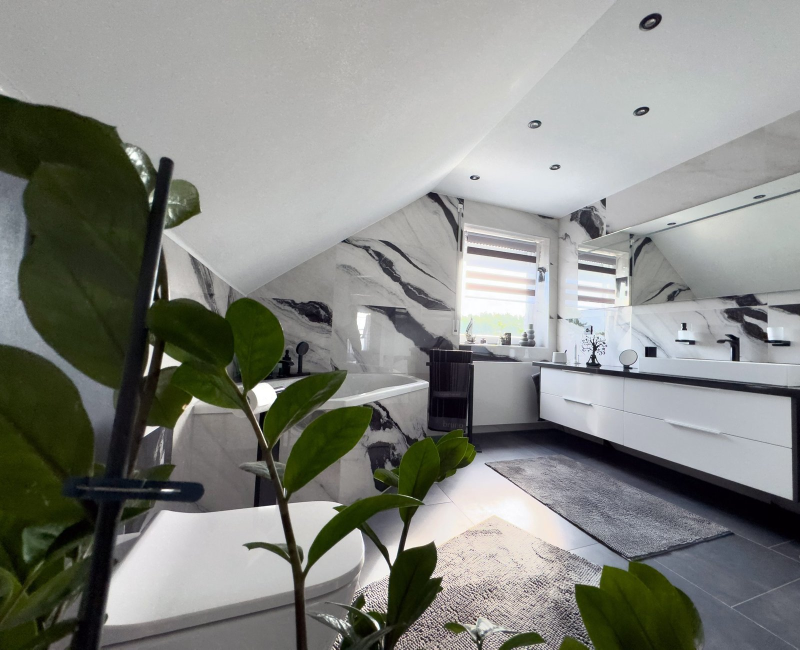
#> input picture bad-serie/fotos/Mair_Bad_6a435537.jpg, 1600 x 1299 px, given in place of mair-logo.png, which was not available (shown at 1/2 size)
$ python l46_altbau.py ../../bad-serie/fotos/Mair_Bad_6a435537.jpg
#> lines starting #> are read from the running program, lines starting #| are printed output that depends on the picture; after the words box and inside, x2 and y2 are one past the last pixel; in counts of white or black regions, pixels touching at a corner belong together; pictures that were not available may be replaced by others from this repository, and a replacement may not be noted
### werkzeuge/alt7/kit.py
import os, sys, json, math, subprocess
import numpy as np
from PIL import Image, ImageDraw, ImageFont, ImageFilter, ImageOps

W, H, FPS = 1080, 1920, 30
REPO = '/home/claude/mair-videos-public-create'
HERE = os.path.dirname(os.path.abspath(__file__))
FD = '/usr/share/fonts/opentype/inter/'
BLACK = FD + 'Inter-Black.otf'; XB = FD + 'Inter-ExtraBold.otf'; BOLD = FD + 'InterDisplay-Bold.otf'
SEMI = FD + 'Inter-SemiBold.otf'; REG = FD + 'Inter-Regular.otf'; MED = FD + 'Inter-Medium.otf'
DJ = '/usr/share/fonts/truetype/dejavu/'
SERIF = DJ + 'DejaVuSerif.ttf'; SERIFB = DJ + 'DejaVuSerif-Bold.ttf'; SERIFI = DJ + 'DejaVuSerif-Italic.ttf'
SERIFBI = DJ + 'DejaVuSerif-BoldItalic.ttf'; MONO = DJ + 'DejaVuSansMono-Bold.ttf'; COND = DJ + 'DejaVuSansCondensed-Bold.ttf'
_fc = {}
# [4 lines left out: function F, not called in this run]

GREEN = (80, 144, 24); LIME = (150, 200, 40); NAVY = (12, 24, 40); WHITE = (255, 255, 255); INK = (28, 30, 34)

_L = Image.open(HERE + '/../ds/project/assets/Logos/mair-logo.png').convert('RGBA')
_la = np.asarray(_L).astype(float); _la[_la[..., 3] < 70, 3] = 0
LOGO = Image.fromarray(np.uint8(_la), 'RGBA')
_g = (abs(_la[..., 0] - _la[..., 1]) < 18) & (abs(_la[..., 1] - _la[..., 2]) < 18) & (_la[..., 0] < 200)
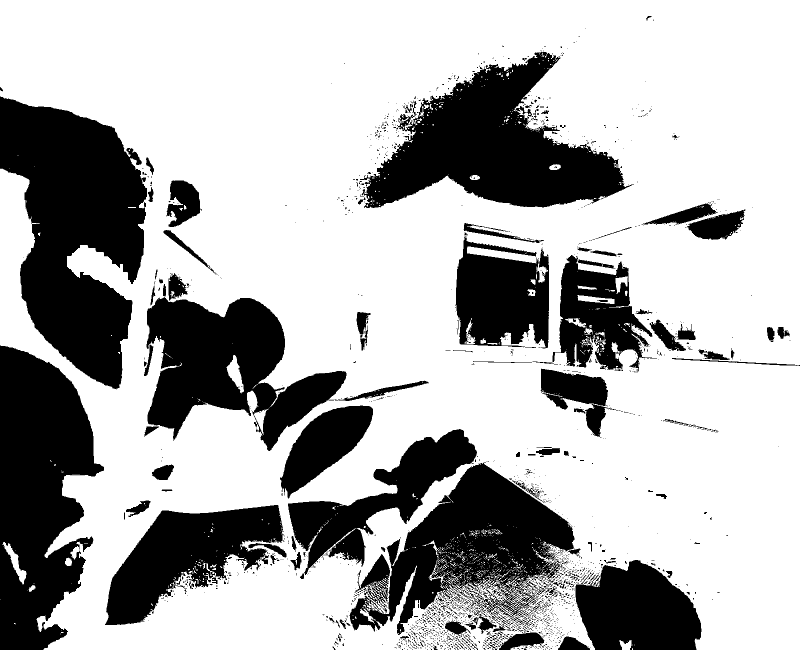
#> _g: shape (1299, 1600) bool (shown at 1/2 size); 69.2% white; 1909 black regions (1729 under 20 px), largest, box (x1, y1, x2, y2) and area: (0, 193, 294, 779) 106749, (0, 691, 208, 1299) 85340, (720, 104, 1267, 416) 82274
_la2 = _la.copy(); _la2[_g, :3] = 245
#> after `_la2[_g, :3] = 245`:
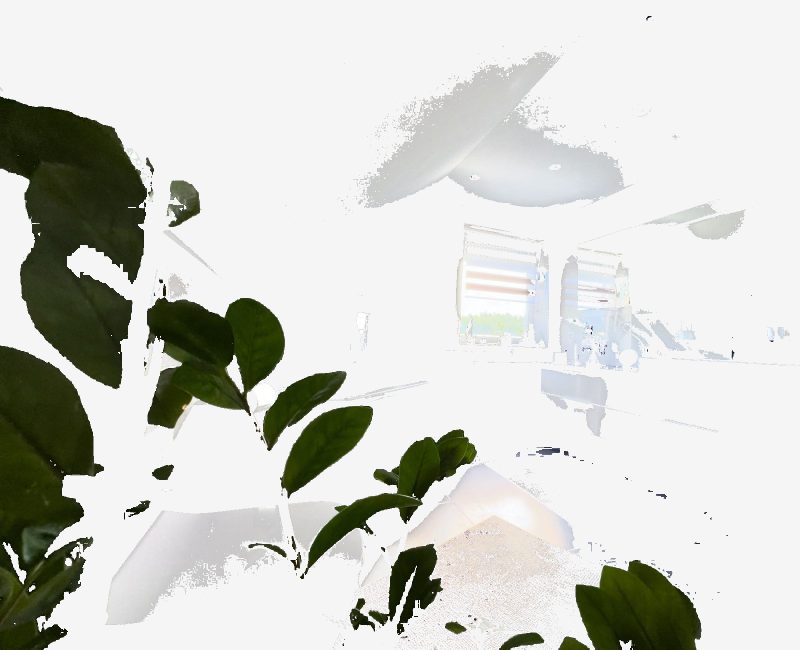
#> _la2: shape (1299, 1600, 4) float64 (shown at 1/2 size); mean R, G, B, A 206.4, 207.8, 202, 255
LOGOW = Image.fromarray(np.uint8(_la2), 'RGBA')
def logo(w, white=False):
    L = LOGOW if white else LOGO
    return L.resize((int(w), int(w * L.height / L.width)), Image.LANCZOS)

def clamp(x, a=0.0, b=1.0): return max(a, min(b, x))
def ease(x): x = clamp(x); return x * x * (3 - 2 * x)
def eout(x): x = clamp(x); return 1 - (1 - x) ** 3
def back(x):
    x = clamp(x); c1 = 1.70158; c3 = c1 + 1
    return 1 + c3 * (x - 1) ** 3 + c1 * (x - 1) ** 2
def lerp(a, b, k): return a + (b - a) * k

def load(p): return Image.open(p if p.startswith('/') else os.path.join(REPO, p)).convert('RGB')
# [7 lines left out: function cover, not called in this run]

class Clip:
    """frames of a video section, pre-extracted to jpg"""
    def __init__(self, src, start, dur, name, w, h, speed=1.0):
        self.dir = os.path.join(HERE, 'clips', name); self.n = int(dur * FPS)
        if not os.path.exists(os.path.join(self.dir, f'{self.n:04d}.jpg')):
            os.makedirs(self.dir, exist_ok=True)
            vf = f"setpts=PTS/{speed},fps={FPS},scale={w}:{h}:force_original_aspect_ratio=increase,crop={w}:{h}"
            subprocess.run(['ffmpeg', '-v', 'error', '-y', '-ss', str(start), '-i', src if src.startswith('/') else os.path.join(REPO, src),
                            '-t', str(dur / speed * speed), '-vf', vf, '-frames:v', str(self.n + 1), '-q:v', '3', self.dir + '/%04d.jpg'], check=True)
        self.files = sorted(f for f in os.listdir(self.dir) if f.endswith('.jpg'))
    def at(self, t):
        i = int(clamp(t * FPS, 0, len(self.files) - 1)); return Image.open(os.path.join(self.dir, self.files[i])).convert('RGB')

class Track:
    """sentence timing from durations; words with char-proportional timing"""
    def __init__(self, sents, durs, start=0.4, gaps=None, tail=1.6):
#> called with start = 0.5, tail = 1.8
        self.S = []; t = start
        for i, (s, d) in enumerate(zip(sents, durs)):
            words = s.split(); tot = sum(len(w) + 1 for w in words); ws = []; c = t
            for w in words:
                wd = d * (len(w) + 1) / tot; ws.append((c, wd, w)); c += wd
            self.S.append(dict(t0=t, t1=t + d, text=s, words=ws))
            g = gaps[i] if gaps and i < len(gaps) else 0.45
            t += d + g
        self.end = self.S[-1]['t1'] + tail
        self.vo = []
    def st(self, i): return self.S[i]['t0']
    def en(self, i): return self.S[i]['t1']
    # [9 lines left out: functions cur, word, not called in this run]
    def placements(self): return [[s['t0']] for s in self.S]

# [14 lines left out: functions shadow, paste_rot, not called in this run]

def round_mask(w, h, r):
    m = Image.new('L', (int(w), int(h)), 0); ImageDraw.Draw(m).rounded_rectangle([0, 0, int(w) - 1, int(h) - 1], r, fill=255); return m

def tw(d, s, f): return d.textlength(s, font=f)

# [8 lines left out: function wrap, not called in this run]

def grain(img, amt=7, seed=0):
    rng = np.random.default_rng(seed); a = np.asarray(img).astype(np.int16)
    n = rng.integers(-amt, amt + 1, size=a.shape[:2], dtype=np.int16)[..., None]
    return Image.fromarray(np.clip(a + n, 0, 255).astype(np.uint8))

# [13 lines left out: functions render, encode, not called in this run]

### werkzeuge/alt7/l46_altbau.py
# L46 Faktencheck: Zitatkarte, roter Stempel STIMMT NICHT, Kino-Breitbild-Band, Checkliste die sich fuellt
from kit import *
S = ["Wärmepumpe im Altbau? Vergiss es.", "Stimmt nicht.", "Vier Zeichen, dass es bei dir klappt.",
     "Erstens: Deine Heizkörper werden auch mit fünfundfünfzig Grad Vorlauf warm.",
     "Zweitens: Dein Verbrauch ist bekannt, die Heizlast lässt sich sauber berechnen.",
     "Drittens: Draußen ist Platz für das Außengerät.", "Viertens: Fenster oder Dach wurden schon mal erneuert.",
     "Wir prüfen dein Haus vor Ort. Maier Gebäudetechnik."]
D = [2.688, 0.543, 1.705, 4.25, 4.527, 2.478, 2.764, 3.264]
TR = Track(S, D, start=0.5, gaps=[0.25, 0.55, 0.5, 0.5, 0.5, 0.5, 0.6], tail=1.8)
BG0 = (13, 21, 37)
C_WP = Clip('Mair_Reel_Kurz_altbau.mp4', 0.0, 7.0, 'ab_wp', 1080, 1920)
ITEMS = [('Heizkörper werden mit', 'ca. 55 °C Vorlauf warm'), ('Verbrauch bekannt,', 'Heizlast berechenbar'),
         ('Platz für das', 'Außengerät'), ('Fenster oder Dach', 'schon erneuert')]

def bgimg():
    im = Image.new('RGB', (W, H), BG0); a = np.asarray(im).astype(float)
#> after `im = Image.new('RGB', (W, H), BG0)`:
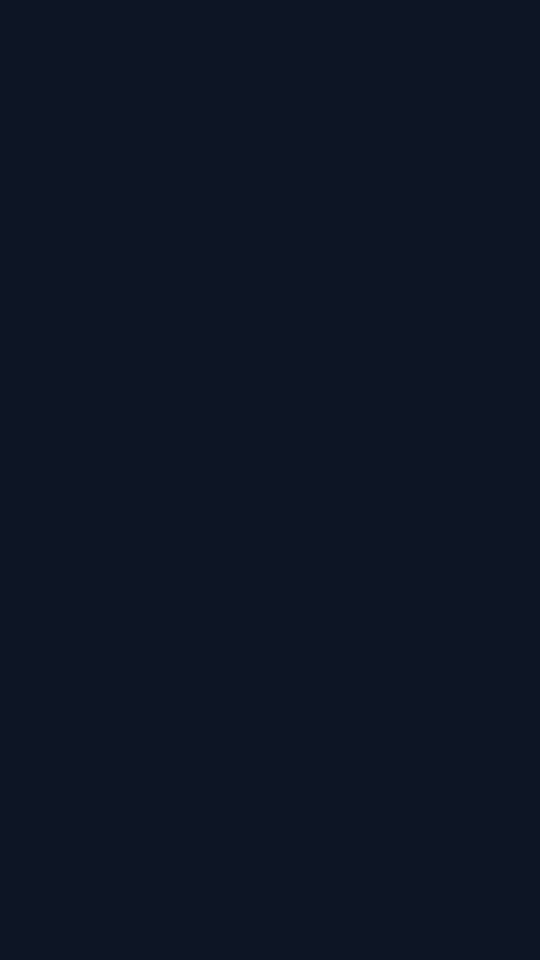
#> im: PIL image 1080x1920 RGB (shown at 1/2 size); mean R, G, B 13, 21, 37
#> after `a = np.asarray(im).astype(float)`:
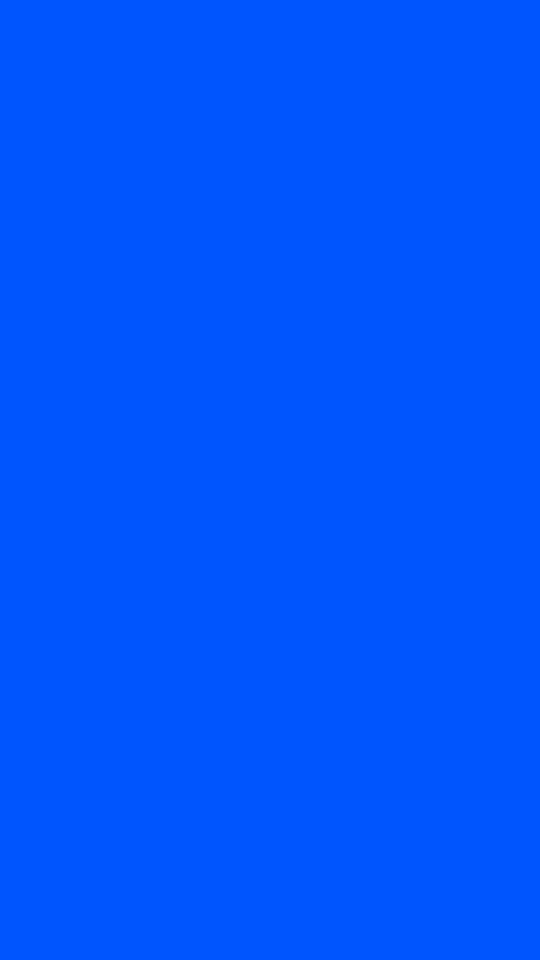
#> a: shape (1920, 1080, 3) float64 (shown at 1/2 size); mean R, G, B 13, 21, 37; drawn with min black and max white
    yy, xx = np.mgrid[0:H, 0:W]; r = np.sqrt(((xx - 540) / 900) ** 2 + ((yy - 900) / 1300) ** 2)
    a *= (1.15 - 0.45 * np.clip(r, 0, 1))[..., None]
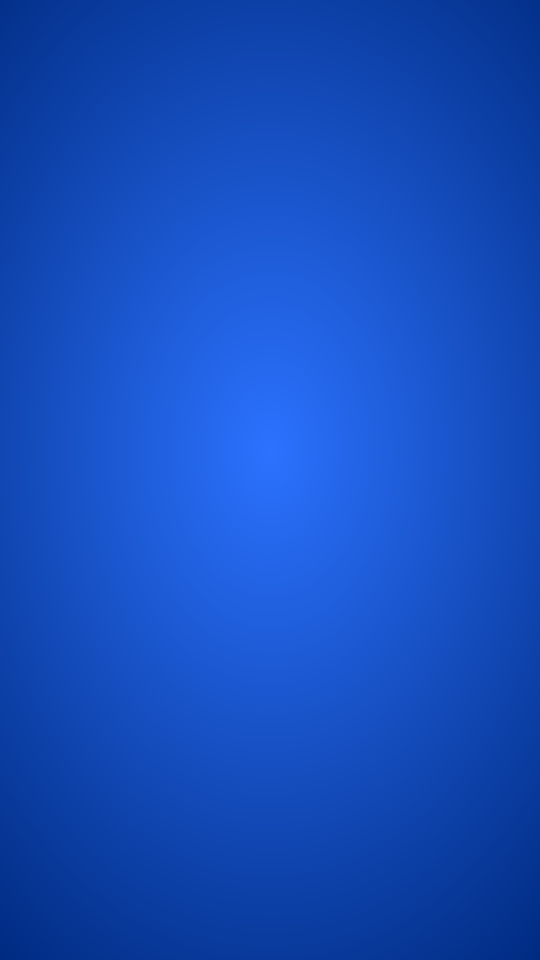
#> a: shape (1920, 1080, 3) float64 (shown at 1/2 size); mean R, G, B 11.9, 19.3, 34; drawn with min black and max white
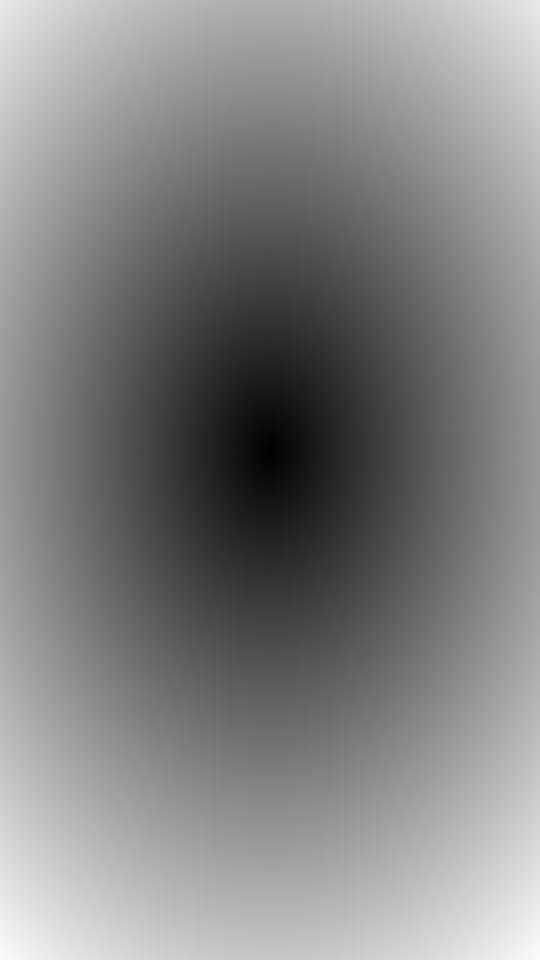
#> r: shape (1920, 1080) float64 (shown at 1/2 size); min 0, max 0.987, mean 0.515
    return grain(Image.fromarray(np.clip(a, 0, 255).astype(np.uint8)), 4, 3)
BG = bgimg()

# [80 lines left out: functions band, frame, not called in this run]

if __name__ == '__main__':
    if sys.argv[1] == 'render': render('AB', frame, TR.end)
    elif sys.argv[1] == 'still':
        for x in sys.argv[2:]: frame(float(x)).save(f'{HERE}/prev_AB_{x}.jpg', quality=85)
    elif sys.argv[1] == 'info': print(TR.end, [round(s['t0'], 2) for s in TR.S])

$ run again, on bad-serie/fotos/Mair_Bad_8c3473ed.jpg
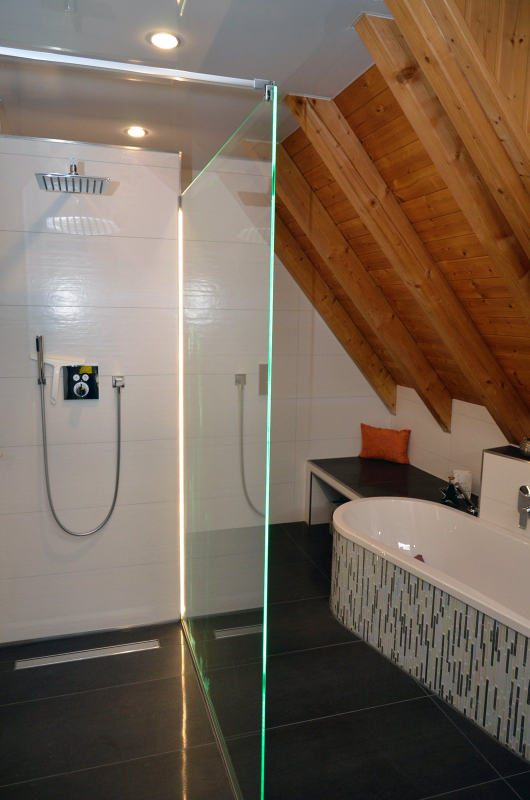
#> input picture bad-serie/fotos/Mair_Bad_8c3473ed.jpg, 1060 x 1600 px, given in place of mair-logo.png, which was not available (shown at 1/2 size)
#> `_g = (abs(_la[..., 0] - _la[..., 1]) < 18) & (abs(_la[..., 1] - _la[....`:
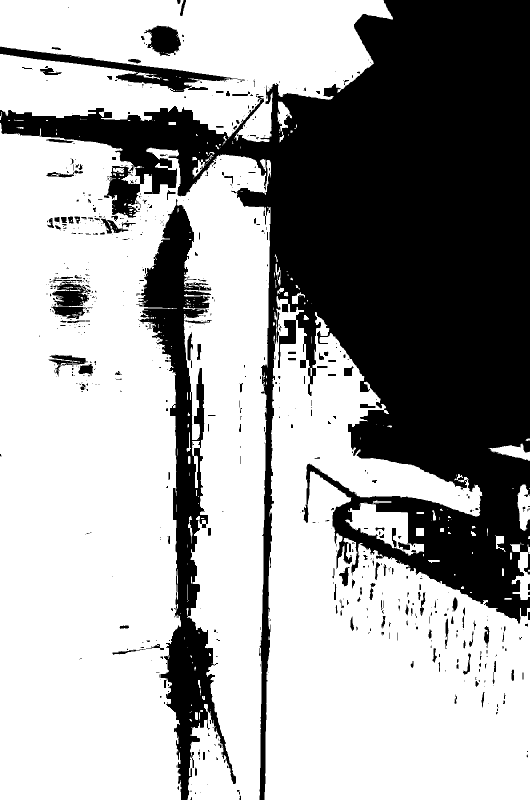
#> _g: shape (1600, 1060) bool (shown at 1/2 size); 63.8% white; 761 black regions (565 under 20 px), largest, box (x1, y1, x2, y2) and area: (0, 0, 1060, 1600) 516754, (276, 398, 472, 1600) 63783, (0, 93, 482, 184) 9067
#> `_la2[_g, :3] = 245`:
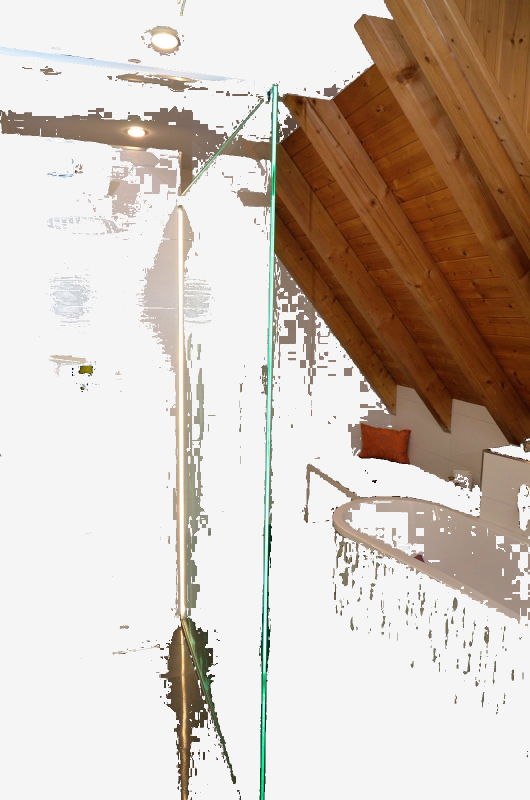
#> _la2: shape (1600, 1060, 4) float64 (shown at 1/2 size); mean R, G, B, A 204.9, 192, 181.3, 255

$ run again, on bad-serie/fotos/Mair_Bad_9bb2d176.jpg
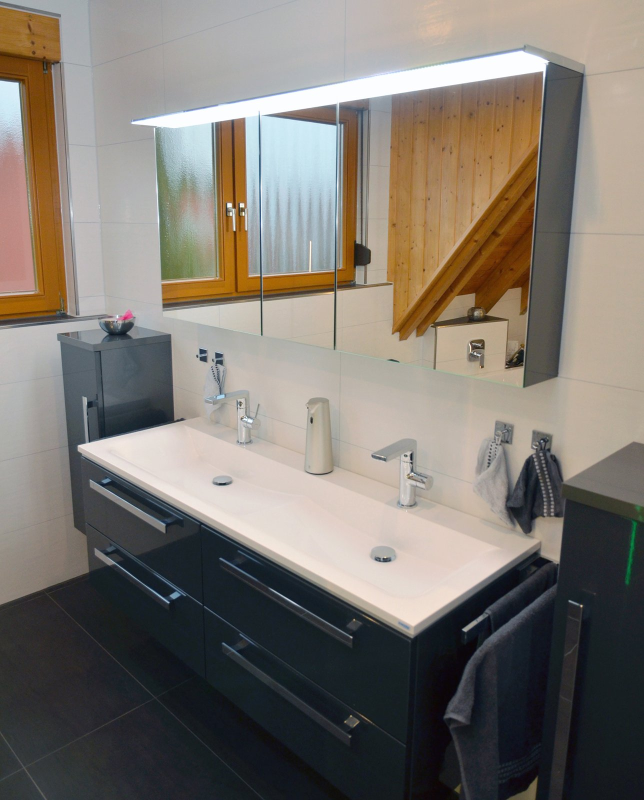
#> input picture bad-serie/fotos/Mair_Bad_9bb2d176.jpg, 1288 x 1600 px, given in place of mair-logo.png, which was not available (shown at 1/2 size)
#> `_g = (abs(_la[..., 0] - _la[..., 1]) < 18) & (abs(_la[..., 1] - _la[....`:
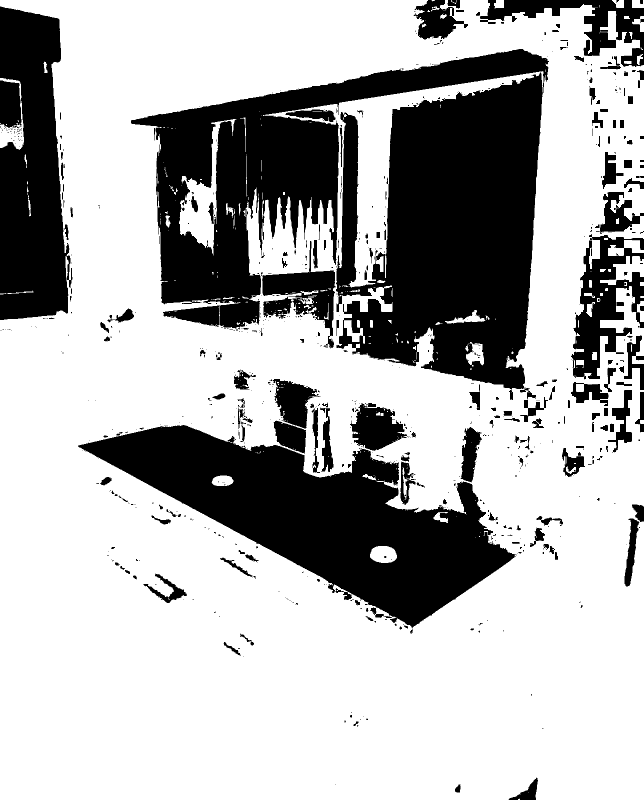
#> _g: shape (1600, 1288) bool (shown at 1/2 size); 69.2% white; 799 black regions (578 under 20 px), largest, box (x1, y1, x2, y2) and area: (262, 98, 1098, 800) 308658, (156, 850, 1033, 1256) 145299, (0, 13, 145, 640) 67381
#> `_la2[_g, :3] = 245`:
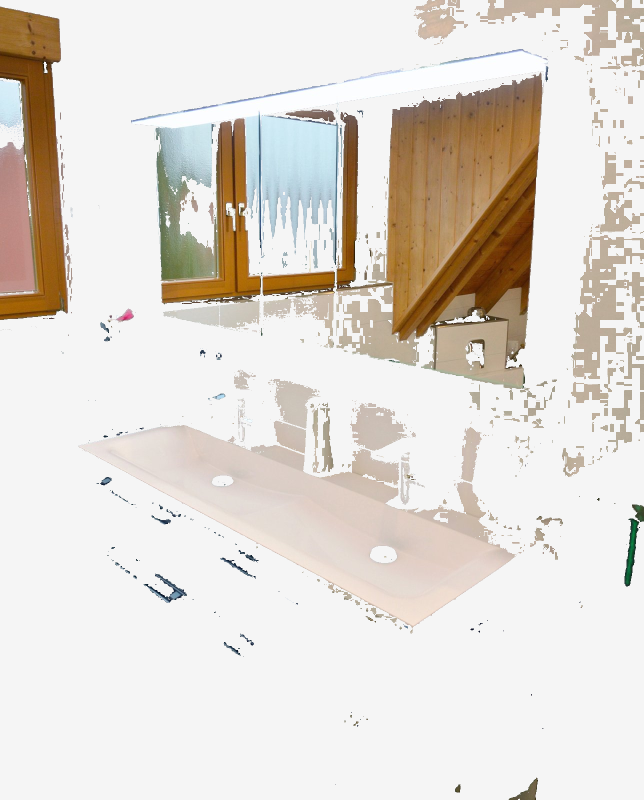
#> _la2: shape (1600, 1288, 4) float64 (shown at 1/2 size); mean R, G, B, A 225.1, 218.8, 211.5, 255
